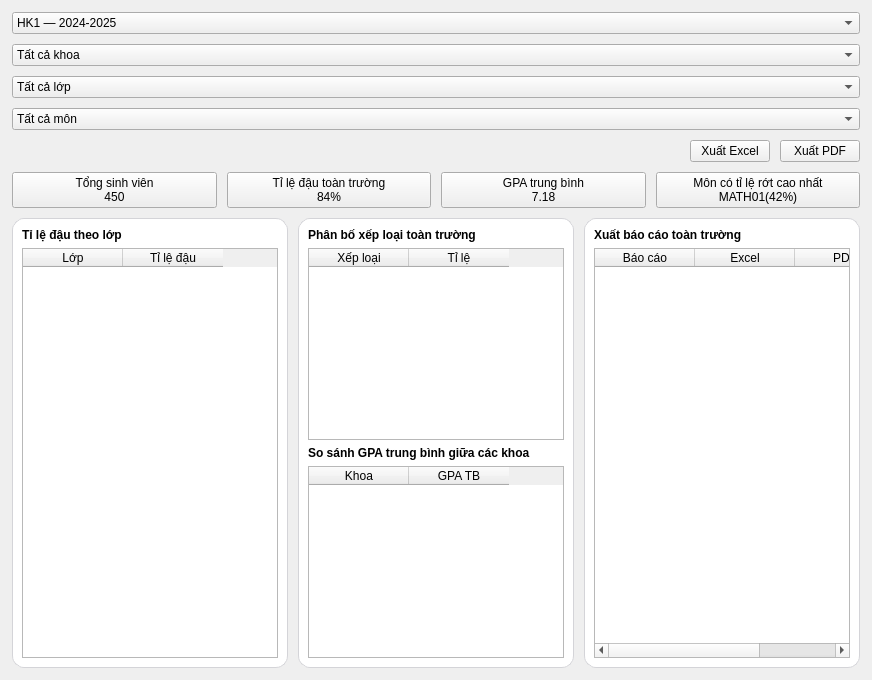
     <widget class="QWidget" name="pageBaoCaoAdmin">
      <attribute name="title">
       <string>Báo cáo</string>
      </attribute>
      <layout class="QVBoxLayout" name="pageBaoCaoAdminLayout">
       <property name="spacing">
        <number>10</number>
       </property>
       <property name="leftMargin">
        <number>12</number>
       </property>
       <property name="topMargin">
        <number>12</number>
       </property>
       <property name="rightMargin">
        <number>12</number>
       </property>
       <property name="bottomMargin">
        <number>12</number>
       </property>
       <item>
        <widget class="QComboBox" name="cbBcHocKy">
         <item><property name="text"><string>HK1 — 2024-2025</string></property></item>
        </widget>
       </item>
       <item>
        <widget class="QComboBox" name="cbBcKhoa">
         <item><property name="text"><string>Tất cả khoa</string></property></item>
        </widget>
       </item>
       <item>
        <widget class="QComboBox" name="cbBcLop">
         <item><property name="text"><string>Tất cả lớp</string></property></item>
        </widget>
       </item>
       <item>
        <widget class="QComboBox" name="cbBcMon">
         <item><property name="text"><string>Tất cả môn</string></property></item>
        </widget>
       </item>
       <item>
        <layout class="QHBoxLayout" name="bcTopActions">
         <item><spacer name="spBcTop"><property name="orientation"><enum>Qt::Horizontal</enum></property><property name="sizeHint" stdset="0"><size><width>40</width><height>20</height></size></property></spacer></item>
         <item><widget class="QPushButton" name="btnBcExcel"><property name="text"><string>Xuất Excel</string></property></widget></item>
         <item><widget class="QPushButton" name="btnBcPdf"><property name="text"><string>Xuất PDF</string></property></widget></item>
        </layout>
       </item>
       <item>
        <layout class="QHBoxLayout" name="bcCards">
         <item><widget class="QPushButton" name="cardBcTongSv"><property name="text"><string>Tổng sinh viên
450</string></property></widget></item>
         <item><widget class="QPushButton" name="cardBcTyLeDau"><property name="text"><string>Tỉ lệ đậu toàn trường
84%</string></property></widget></item>
         <item><widget class="QPushButton" name="cardBcGpaTb"><property name="text"><string>GPA trung bình
7.18</string></property></widget></item>
         <item><widget class="QPushButton" name="cardBcMonRot"><property name="text"><string>Môn có tỉ lệ rớt cao nhất
MATH01(42%)</string></property></widget></item>
        </layout>
       </item>
       <item>
        <layout class="QHBoxLayout" name="bcMainSplit">
         <item>
          <widget class="QFrame" name="frameBcLeft">
           <property name="styleSheet">
            <string notr="true">QFrame#frameBcLeft { background:#ffffff; border:1px solid #d4d4d8; border-radius:12px; }</string>
           </property>
           <layout class="QVBoxLayout" name="frameBcLeftLayout">
            <item><widget class="QLabel" name="lblBcTheoLop"><property name="text"><string>Tỉ lệ đậu theo lớp</string></property><property name="styleSheet"><string notr="true">font-weight:700;</string></property></widget></item>
            <item><widget class="QTableWidget" name="tbBcTheoLop"><property name="alternatingRowColors"><bool>true</bool></property><column><property name="text"><string>Lớp</string></property></column><column><property name="text"><string>Tỉ lệ đậu</string></property></column></widget></item>
           </layout>
          </widget>
         </item>
         <item>
          <widget class="QFrame" name="frameBcCenter">
           <property name="styleSheet">
            <string notr="true">QFrame#frameBcCenter { background:#ffffff; border:1px solid #d4d4d8; border-radius:12px; }</string>
           </property>
           <layout class="QVBoxLayout" name="frameBcCenterLayout">
            <item><widget class="QLabel" name="lblBcPhanBo"><property name="text"><string>Phân bố xếp loại toàn trường</string></property><property name="styleSheet"><string notr="true">font-weight:700;</string></property></widget></item>
            <item><widget class="QTableWidget" name="tbBcPhanBo"><property name="alternatingRowColors"><bool>true</bool></property><column><property name="text"><string>Xếp loại</string></property></column><column><property name="text"><string>Tỉ lệ</string></property></column></widget></item>
            <item><widget class="QLabel" name="lblBcKhoa"><property name="text"><string>So sánh GPA trung bình giữa các khoa</string></property><property name="styleSheet"><string notr="true">font-weight:700;</string></property></widget></item>
            <item><widget class="QTableWidget" name="tbBcKhoa"><property name="alternatingRowColors"><bool>true</bool></property><column><property name="text"><string>Khoa</string></property></column><column><property name="text"><string>GPA TB</string></property></column></widget></item>
           </layout>
          </widget>
         </item>
         <item>
          <widget class="QFrame" name="frameBcRight">
           <property name="styleSheet">
            <string notr="true">QFrame#frameBcRight { background:#ffffff; border:1px solid #d4d4d8; border-radius:12px; }</string>
           </property>
           <layout class="QVBoxLayout" name="frameBcRightLayout">
            <item><widget class="QLabel" name="lblBcXuat"><property name="text"><string>Xuất báo cáo toàn trường</string></property><property name="styleSheet"><string notr="true">font-weight:700;</string></property></widget></item>
            <item><widget class="QTableWidget" name="tbBcXuat"><property name="alternatingRowColors"><bool>true</bool></property><column><property name="text"><string>Báo cáo</string></property></column><column><property name="text"><string>Excel</string></property></column><column><property name="text"><string>PDF</string></property></column></widget></item>
           </layout>
          </widget>
         </item>
        </layout>
       </item>
      </layout>
     </widget>
